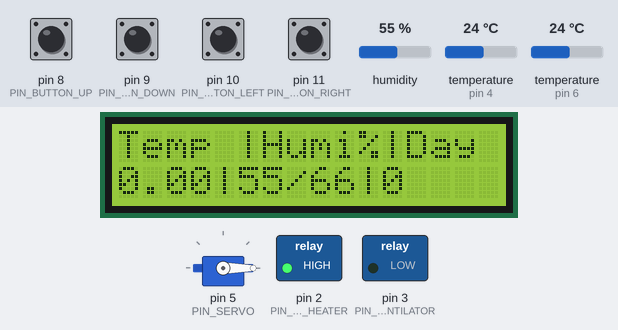
The sketch below on a simulated Arduino Uno, built with avr-gcc and run on an emulated ATmega328P. On the bench: 16×2 character LCD, servo, switched loads named in the sketch (green lamp = pin HIGH). The test bench sets the inputs (shaded band); at power-on: pin 8 (PIN_BUTTON_UP), pin 9 (PIN_BUTTON_DOWN), pin 10 (PIN_BUTTON_LEFT), pin 11 (PIN_BUTTON_RIGHT) HIGH, humidity 55 %, temperature (sensors on pin 4, pin 6) 24 °C. EEPROM starts erased.

Above: at 1.3 s.
1.4 s: pin 8 (PIN_BUTTON_UP) pulled LOW for 0.15 s
At 2.2 s:
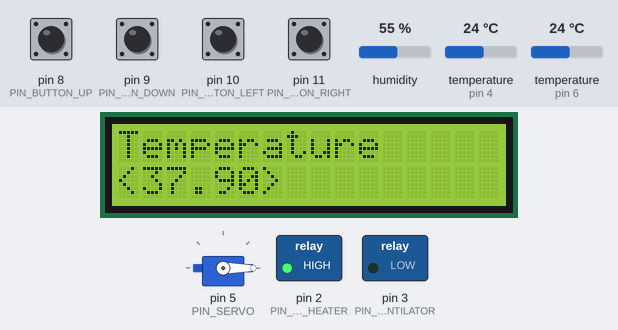
3.0 s: pin 8 (PIN_BUTTON_UP) pulled LOW for 1 s
At 5.2 s:
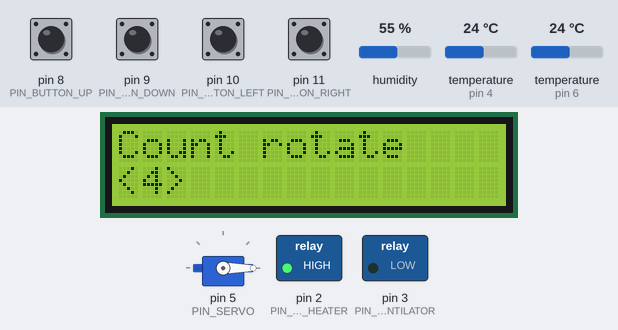
5.5 s: pin 8 (PIN_BUTTON_UP) pulled LOW for 0.15 s
At 6.9 s:
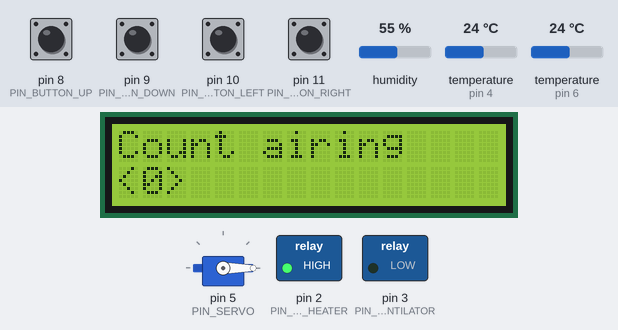
7.2 s: pin 8 (PIN_BUTTON_UP) pulled LOW for 0.15 s
At 8.1 s:
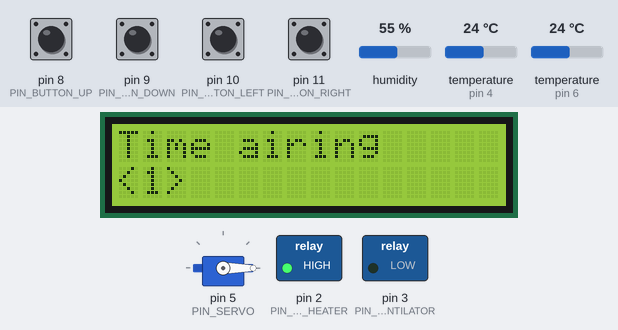
8.9 s: pin 8 (PIN_BUTTON_UP) pulled LOW for 1 s
At 10.6 s:
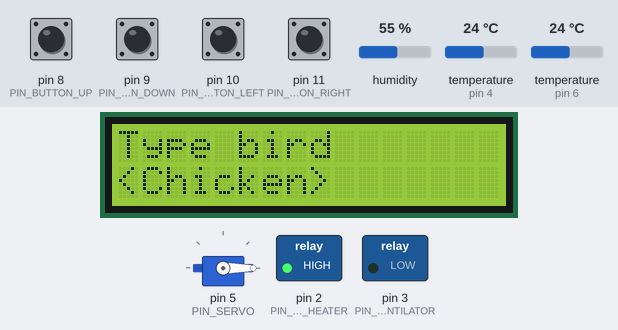
11.4 s: pin 10 (PIN_BUTTON_LEFT) pulled LOW for 0.15 s
At 12.1 s:
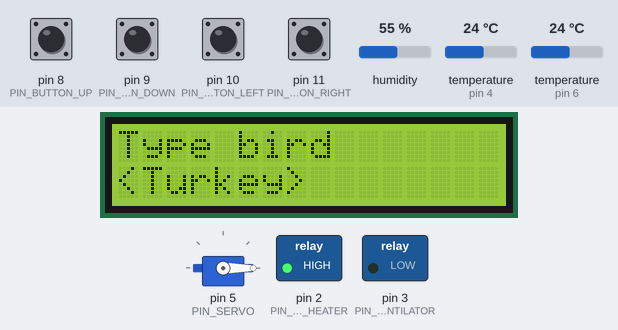
Timing chart, 0 to 14.0 s (numbered marks = the images above; inputs shaded):
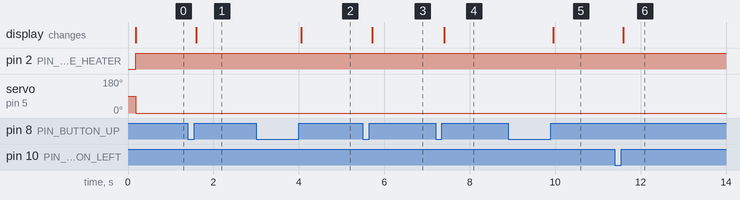

Measured:
- after the input at 1.4 s, the display: changes after 0.20 s (image 1)
- after the input at 3.0 s, the display: changes after 1.1 s (image 2)
- after the input at 5.5 s, the display: changes after 0.21 s (image 3)
- after the input at 7.2 s, the display: changes after 0.20 s (image 4)
- after the input at 8.9 s, the display: changes after 1.1 s (image 5)
- after the input at 11.4 s, the display: changes after 0.20 s (image 6)

The sketch:

Inkubator.ino
```cpp
#include <LiquidCrystal_I2C.h>//дисплей 16:2
#include <OneWire.h>          //датчик температури DS18B20
#include <DHT.h>              //датчик вологості
#include <EEPROM.h>           //для збереження даних
#include <Servo.h>            //сервомотор

//назви пінів:
#define PIN_BUTTON_UP 8
#define PIN_BUTTON_DOWN 9
#define PIN_BUTTON_LEFT 10
#define PIN_BUTTON_RIGHT 11
#define PIN_TEMPERATURE 6
#define PIN_HUMIDITY_LEVEL 4
#define PIN_RELE_VENTILATOR 3
#define PIN_RELE_HEATER 2
#define PIN_SERVO 5

const int8_t COUNT_PERIODS = 4;
const unsigned long DAY = 86400000; // день в мілісекундах
const unsigned long HOUR = 3600000; // година в мілісекундах
const unsigned int MIN = 60000;     // хвилина в мілісекундах
const unsigned int SEK = 1000;      // секунда в мілісекундах

LiquidCrystal_I2C LCD = {0x27, 16, 2};
OneWire ds(PIN_TEMPERATURE);
DHT dht(PIN_HUMIDITY_LEVEL, DHT11);
Servo servo;

enum TypeBird {
  CHICKEN,
  DUCK,
  GOOSE,
  TURKEY,
  COUNT_TYPE_BIRD
};

enum Menu {
  HOME,
  SET_TEMPERATURE,
  SET_COUNT_ROTATE,
  SET_COUNT_AIRING,
  SET_TIME_AIRING,
  SET_TYPE_BIRD,
  COUNT_OPTIONS
};

struct Egg {
  uint8_t durationInkubation;
  float temperature;
  uint8_t humi;
  uint8_t rotate;
  uint8_t airing;
  uint8_t timeAiring;
};

char nameBird[COUNT_TYPE_BIRD][10] {
  "Chicken",
  "Duck",
  "Goose",
  "Turkey"
};

Egg currentParamsEgg;
Egg listParams[COUNT_TYPE_BIRD][COUNT_PERIODS]
{
  {
    //4 періоди для курей
    {11, 37.9, 66, 4, 0, 1},
    {17, 37.3, 53, 4, 2, 5},
    {19, 37.3, 47, 4, 2, 20},
    {21, 37, 66, 0, 2, 5}
  },
  {
    //4 періоди для качок
    {8, 38, 70, 0, 0, 1},
    {13, 37.5, 60, 4, 1, 5},
    {24, 37.2, 56, 4, 2, 20},
    {28, 37, 70, 0, 1, 10}
  },
  {
    //4 періоди для гусей
    {3, 37.8, 63, 0, 0, 1},
    {12, 37.8, 54, 4, 1, 5},
    {24, 37.5, 56, 4, 3, 20},
    {27, 37.2, 57, 0, 1, 10},
  },
  {
    //4 періоди для індиків
    {6, 37.8, 56, 4, 0, 1},
    {12, 37.5, 52, 4, 1, 5},
    {26, 37.2, 52, 4, 2, 20},
    {28, 37, 70, 0, 1, 10}
  }
};

// допоміжні змінні
int temp = 0;
uint8_t menu = 0;
uint8_t typeEgg;
uint8_t currentDay = 0;
uint8_t currentPeriod = 0;
bool stateServo = 0;
bool temperatureConversion = 1;

// змінні для роботи з кнопками
bool lastClickUp = LOW;
bool lastClickDown = LOW;
bool lastClickLeft = LOW;
bool lastClickRight = LOW;

bool currentClickUp;
bool currentClickDown;
bool currentClickLeft;
bool currentClickRight;

// змінні відліку
unsigned long lastTimeDeleyDS18B20 = 0;
unsigned long lastTimeDay = 0;
unsigned long lastTimeDeleyEEPROM = 0;
unsigned long lastTimeDeleyVentilatorOFF = 0;
unsigned long lastTimeDeleyVentilatorON = 0;
unsigned long lastTimeDeleyServo = 0;

//функція для усунення брязкоту контактів
bool debounce(bool lastClick, uint8_t pinButton)
{
  if (lastClick != digitalRead(pinButton))
    delay(5);
  return digitalRead(pinButton);
}

void setup() {
  LCD.init();
  LCD.backlight();

  pinMode(PIN_RELE_HEATER, OUTPUT);
  pinMode(PIN_RELE_VENTILATOR, OUTPUT);

  pinMode(PIN_BUTTON_UP, INPUT_PULLUP);
  pinMode(PIN_BUTTON_DOWN, INPUT_PULLUP);
  pinMode(PIN_BUTTON_LEFT, INPUT_PULLUP);
  pinMode(PIN_BUTTON_RIGHT, INPUT_PULLUP);

  dht.begin();

  servo.attach(PIN_SERVO);

  if (EEPROM.read(0) != 'K')
  {
    EEPROM.write(0, 'K');
    typeEgg = 0;
    currentDay = 0;
    currentPeriod = 0;
    currentParamsEgg = listParams[0][0];
    EEPROM.put(1, typeEgg);
    EEPROM.put(2, currentDay);
    EEPROM.put(3, currentPeriod);
    EEPROM.put(4, currentParamsEgg);
  }
  else
  {
    EEPROM.get(1, typeEgg);
    EEPROM.get(2, currentDay);
    EEPROM.get(3, currentPeriod);
    EEPROM.get(4, currentParamsEgg);
  }
}

void loop() {

  //зміна періодів інкубації
  if (millis() - lastTimeDay > DAY)
  {
    if (++currentDay > currentParamsEgg.durationInkubation)
    {
      if (++currentPeriod >= COUNT_PERIODS)
      {
        currentDay = 0;
        currentPeriod = 0;
      }

      currentParamsEgg = listParams[typeEgg % COUNT_TYPE_BIRD][currentPeriod];
    }
    lastTimeDay = millis();
  }

  //зчитування сигналу з кнопок
  currentClickUp = debounce(lastClickUp, PIN_BUTTON_UP);
  currentClickDown = debounce(lastClickDown, PIN_BUTTON_DOWN);
  currentClickLeft = debounce(lastClickLeft, PIN_BUTTON_LEFT);
  currentClickRight = debounce(lastClickRight, PIN_BUTTON_RIGHT);

  //навігація по меню
  if (lastClickUp == LOW && currentClickUp == HIGH)
    ++menu;
  if (lastClickDown == LOW && currentClickDown == HIGH)
    --menu;

  //установка значень
  switch (menu % COUNT_OPTIONS)
  {
    case SET_TEMPERATURE:
      if (lastClickLeft == LOW && currentClickLeft == HIGH && currentParamsEgg.temperature > 10.1)
        currentParamsEgg.temperature -= 0.1;
      if (lastClickRight == LOW && currentClickRight == HIGH && currentParamsEgg.temperature < 39.9)
        currentParamsEgg.temperature += 0.1;
      break;

    case SET_COUNT_ROTATE:
      if (lastClickLeft == LOW && currentClickLeft == HIGH && currentParamsEgg.rotate > 0)
        --currentParamsEgg.rotate;
      if (lastClickRight == LOW && currentClickRight == HIGH && currentParamsEgg.rotate < 10)
        ++currentParamsEgg.rotate;
      break;

    case SET_COUNT_AIRING:
      if (lastClickLeft == LOW && currentClickLeft == HIGH && currentParamsEgg.airing > 0)
        --currentParamsEgg.airing;
      if (lastClickRight == LOW && currentClickRight == HIGH && currentParamsEgg.airing < 10)
        ++currentParamsEgg.airing;
      break;

    case SET_TIME_AIRING:
      if (lastClickLeft == LOW && currentClickLeft == HIGH && currentParamsEgg.timeAiring > 1)
        --currentParamsEgg.timeAiring;
      if (lastClickRight == LOW && currentClickRight == HIGH && currentParamsEgg.timeAiring < 50)
        ++currentParamsEgg.timeAiring;
      break;

    case SET_TYPE_BIRD:
      if (lastClickLeft == LOW && currentClickLeft == HIGH)
      {
        --typeEgg;
        currentDay = 0;
        currentPeriod = 0;
        currentParamsEgg = listParams[typeEgg % COUNT_TYPE_BIRD][0];
      }
      if (lastClickRight == LOW && currentClickRight == HIGH)
      {
        ++typeEgg;
        currentDay = 0;
        currentPeriod = 0;
        currentParamsEgg = listParams[typeEgg % COUNT_TYPE_BIRD][0];
      }
      break;
  }

  //збереження попереднього стану кнопки
  lastClickUp = currentClickUp;
  lastClickDown = currentClickDown;
  lastClickLeft = currentClickLeft;
  lastClickRight = currentClickRight;

  // отримання температури з датчика DS18B20
  if (millis() - lastTimeDeleyDS18B20 > 1000)
  {
    ds.reset();
    ds.write(0xCC);

    if (temperatureConversion)
      ds.write(0x44); // вказуємо датчику обчислити температуру
    else
    {
      ds.write(0xBE); // отримуємо нові дані температури
      temp = ds.read();
      temp = (ds.read() << 8) | temp;
    }
    temperatureConversion = !temperatureConversion;
    lastTimeDeleyDS18B20 = millis();
  }

  //вивід інформації на дисплей
  LCD.setCursor(0, 0);
  switch (menu % COUNT_OPTIONS)
  {
    case HOME:
      LCD.print("Temp |Humi%|Day");
      LCD.setCursor(0, 1);
      LCD.print(temp / 16.0);
      LCD.print("|");
      LCD.print((int8_t)dht.readHumidity());
      LCD.print("/");
      LCD.print(currentParamsEgg.humi);
      LCD.print("|");
      LCD.print(currentDay);
      LCD.print("   ");
      break;

    case SET_TEMPERATURE:
      LCD.print("Temperature    ");
      LCD.setCursor(0, 1);
      LCD.print("<");
      LCD.print(currentParamsEgg.temperature);
      LCD.print(">         ");
      break;

    case SET_COUNT_ROTATE:
      LCD.print("Count rotate    ");
      LCD.setCursor(0, 1);
      LCD.print("<");
      LCD.print(currentParamsEgg.rotate);
      LCD.print(">            ");
      break;

    case SET_COUNT_AIRING:
      LCD.print("Count airing    ");
      LCD.setCursor(0, 1);
      LCD.print("<");
      LCD.print(currentParamsEgg.airing);
      LCD.print(">           ");
      break;

    case SET_TIME_AIRING:
      LCD.print("Time airing    ");
      LCD.setCursor(0, 1);
      LCD.print("<");
      LCD.print(currentParamsEgg.timeAiring);
      LCD.print(">            ");
      break;

    case SET_TYPE_BIRD:
      LCD.print("Type bird       ");
      LCD.setCursor(0, 1);
      LCD.print("<");
      LCD.print(nameBird[typeEgg % COUNT_TYPE_BIRD]);
      LCD.print(">          ");
      break;
  }

  //робота обігрівача
  if (temp / 16.0 < currentParamsEgg.temperature)
    digitalWrite(PIN_RELE_HEATER, 1);
  if (temp / 16.0 > currentParamsEgg.temperature)
    digitalWrite(PIN_RELE_HEATER, 0);

  //робота вентилятора
  if (currentParamsEgg.airing != 0)
  {
    if (millis() - lastTimeDeleyVentilatorON > DAY / currentParamsEgg.airing)
    {
      digitalWrite(PIN_RELE_VENTILATOR, 1);
      lastTimeDeleyVentilatorON = millis();
      lastTimeDeleyVentilatorOFF = millis();
    }
  }
  if (millis() - lastTimeDeleyVentilatorOFF > currentParamsEgg.timeAiring * MIN)
    digitalWrite(PIN_RELE_VENTILATOR, 0);

  //робота сервомотора
  if (currentParamsEgg.rotate > 0)
  {
    if (millis() - lastTimeDeleyServo > DAY / currentParamsEgg.rotate)
    {
      stateServo = !stateServo;
      lastTimeDeleyServo = millis();
    }
    servo.write(180 * stateServo);
  }

  //збереження даних
  if (millis() - lastTimeDeleyEEPROM > HOUR)
  {
    EEPROM.put(1, typeEgg);
    EEPROM.put(2, currentDay);
    EEPROM.put(3, currentPeriod);
    EEPROM.put(4, currentParamsEgg);
  }
}
```
